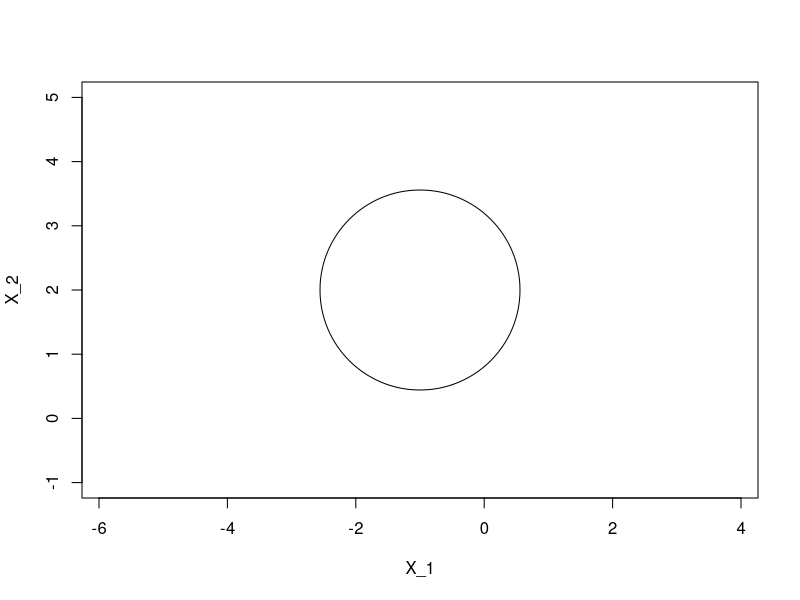
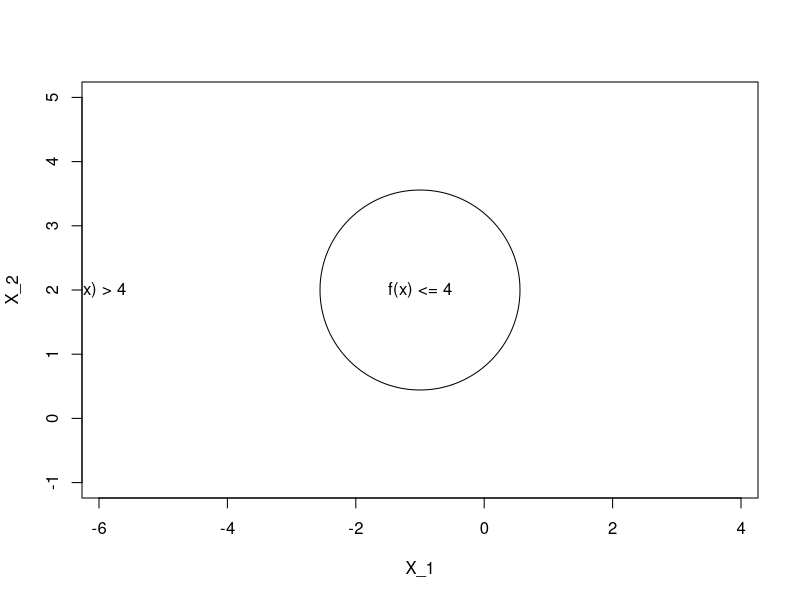
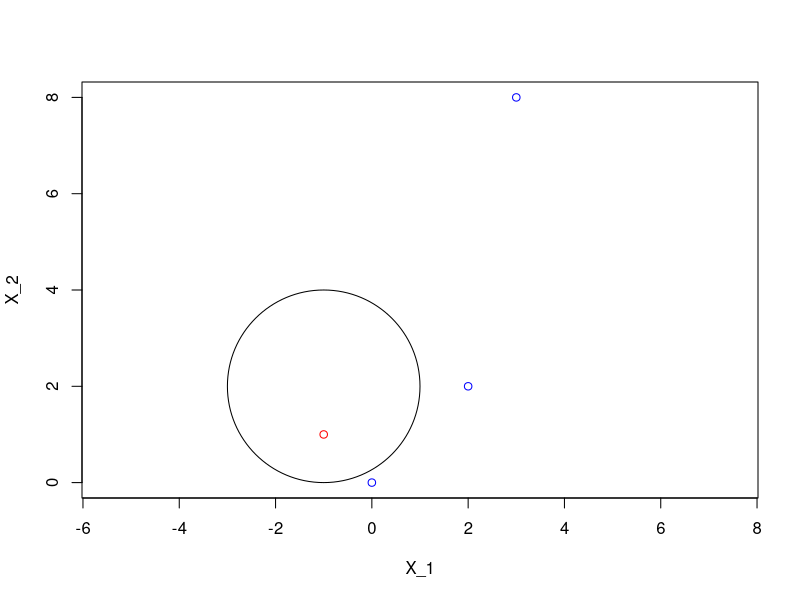

The R source for these figures, in order:
## ---- chunk 1
knitr::opts_chunk$set(echo = TRUE)
## ---- chunk 2
plot(NA, NA, xlim = c(-4, 2), ylim = c(-1, 5), asp = 1, xlab = "X_1", ylab = "X_2")
symbols(c(-1), c(2), circles = c(2), add = TRUE)
## ---- chunk 3
plot(NA, NA, xlim = c(-4, 2), ylim = c(-1, 5), asp = 1, xlab = "X_1", ylab = "X_2")
symbols(c(-1), c(2), circles = c(2), add = TRUE)
text(c(-1), c(2), "f(x) <= 4")
text(c(-6), c(2), "f(x) > 4")
## ---- chunk 4
plot(c(0, -1, 2, 3), c(0, 1, 2, 8), col = c("blue", "red", "blue", "blue"), asp = 1, xlab = "X_1", ylab = "X_2")
symbols(c(-1), c(2), circles = c(2), add = TRUE, inches = FALSE)
